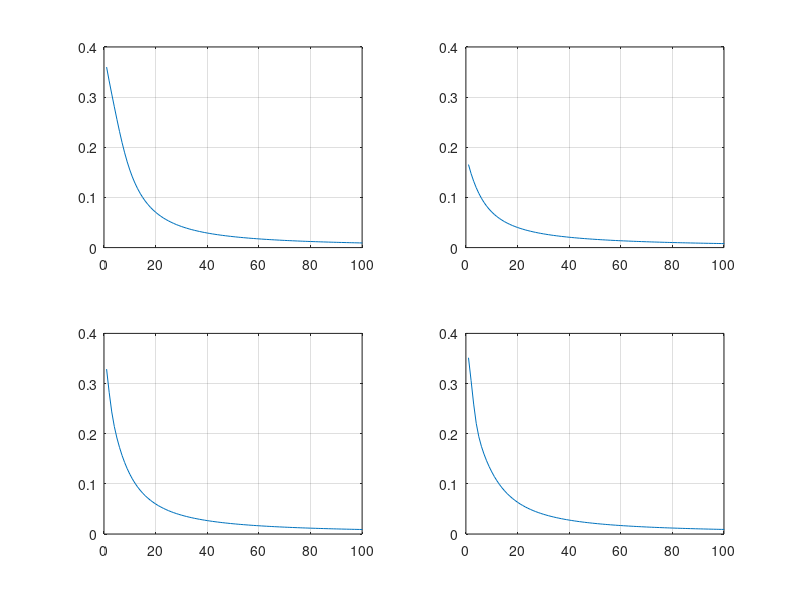

The MATLAB script that drew this image:
clc; close; clear;

training_set_inputs = [0 0 1; 1 1 1; 1 0 1; 0 1 1];
training_set_outputs = [0;1;1;0];
for seed = 1:4
    rng(seed); synaptic_weights = 2*rand(3,1) - 1;
    sqrer = zeros(1,1000);
    k = 1:1000;
    for i = 1:1000
        output = 1./(1 + exp(-training_set_inputs * synaptic_weights));
        sqrer(1,i) = mean((1./(1 + exp(-training_set_inputs * synaptic_weights)) - training_set_outputs).^2);
        synaptic_weights = synaptic_weights + training_set_inputs' * ((training_set_outputs - output) .* output .* (1 - output));
    end
    subplot(2,2,seed)
    result = 1 / (1 + exp(-[1 1 0]*synaptic_weights))
    disp(synaptic_weights)
    plot(k,sqrer);
    grid on; axis([0 100 0 0.4]);
end

function R = A(Y)
    R = [Y(9:32), bitxor(Y(1:8), Y(9:16))];
end